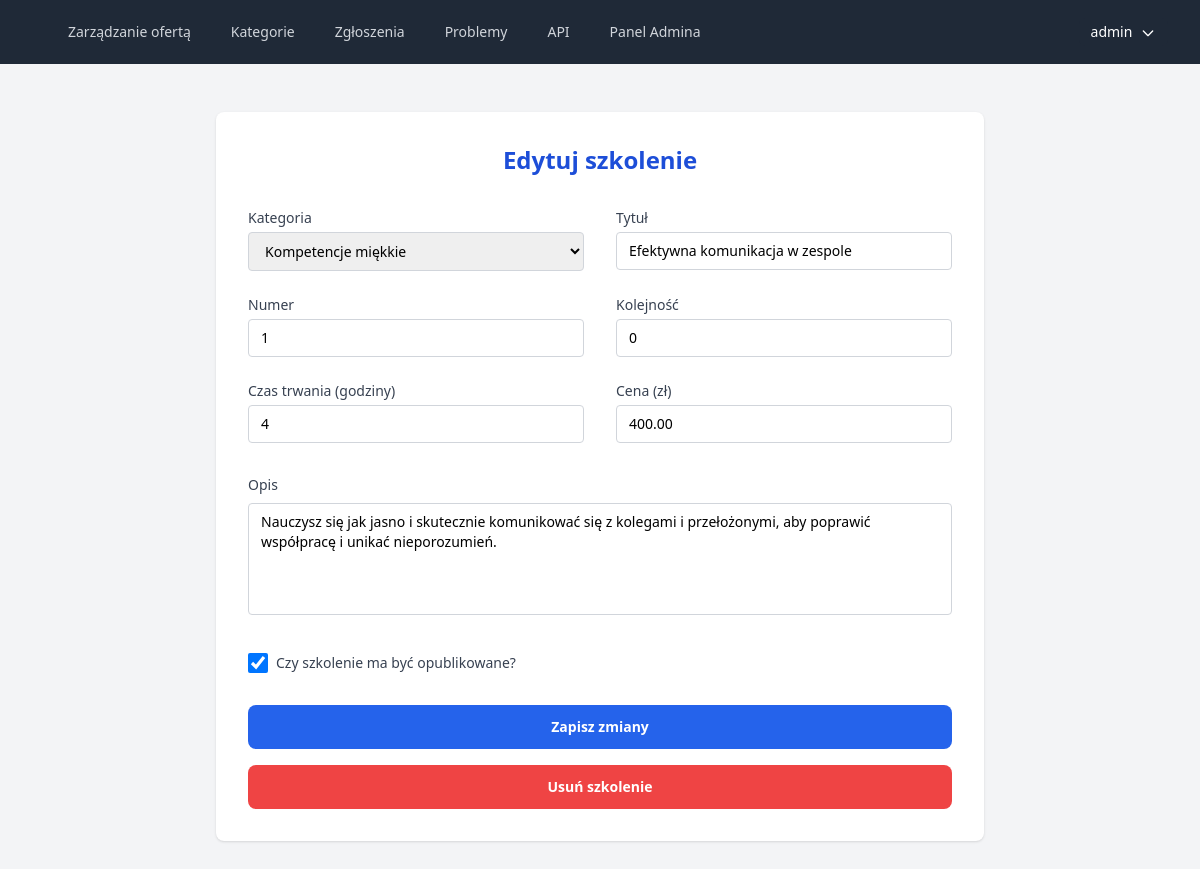
Screenshot of /offer-mng/course-edit/1/ (signed in) with the database file from the repository.
### offer_panel/models.py (models this page shows, shortened)
class Course(models.Model):
    category = models.ForeignKey(
        Category, on_delete=models.CASCADE, related_name="courses"
    )
    is_published = models.BooleanField(default=True)
    order = models.PositiveIntegerField(default=0)
    duration_hours = models.PositiveIntegerField()
    number = models.PositiveIntegerField()
    price = models.DecimalField(
        max_digits=10, decimal_places=2, validators=[MinValueValidator(0.01)]
    )
    title = models.CharField(max_length=255)
    description = models.TextField(blank=True)

### offer_panel/views.py (the view)
# urls.py: path("course-edit/<int:course_id>/", views.edit_course, name="edit_course"),
@login_required(login_url="/members/login")
def edit_course(request, course_id):
    course = get_object_or_404(Course, id=course_id)
    if request.method == "POST":
        form = CourseForm(request.POST, instance=course)
        if form.is_valid():
            form.save()
            messages.success(
                request, "Zaktualizowano szkolenie.", extra_tags="message_success"
            )
            return redirect("course_list")
    else:
        form = CourseForm(instance=course)
    return render(request, "edit_course.html", {"form": form, "course": course})

### offer_panel/forms.py
class CourseForm(forms.ModelForm):
    class Meta:
        model = Course
        fields = [
            "category",
            "title",
            "description",
            "number",
            "duration_hours",
            "price",
            "order",
            "is_published",
        ]
        widgets = {
            "category": forms.Select(attrs={"class": "form-control"}),
            "title": forms.TextInput(attrs={"class": "form-control"}),
            "description": forms.Textarea(attrs={"class": "form-control", "rows": 4}),
            "number": forms.TextInput(attrs={"class": "form-control"}),
            "duration_hours": forms.NumberInput(attrs={"class": "form-control"}),
            "price": forms.NumberInput(attrs={"class": "form-control"}),
            "order": forms.NumberInput(attrs={"class": "form-control"}),
            "is_published": forms.CheckboxInput(attrs={"class": "form-check-input"}),
        }

### offer_panel/models.py (called while the page is built)
    def __str__(self):
        return self.name

### offer_panel/templates/edit_course.html (shortened to what this page needs)
{% extends "base.html" %}
{% load static %}
{% load widget_tweaks %}
{% block content %}
    <div class="container mx-auto py-12 px-4">
        <div class="max-w-3xl mx-auto bg-white shadow rounded-lg">
            <div class="p-8">
                <h2 class="text-2xl font-semibold mb-8 text-center text-blue-700">Edytuj szkolenie</h2>
                <form method="post" class="space-y-8">
                    <div class="grid grid-cols-1 md:grid-cols-2 gap-x-8 gap-y-6">
                        <div>
                            <label for="{{ form.category.id_for_label }}"
                                   class="block text-sm font-medium text-gray-700 mb-1">Kategoria</label>
                            {{ form.category|add_class:"w-full rounded border border-gray-300 px-3 py-2 focus:outline-none focus:ring-2 focus:ring-blue-500 focus:border-blue-500 text-sm" }}
                        </div>
                        <div>
                            <label for="{{ form.title.id_for_label }}"
                                   class="block text-sm font-medium text-gray-700 mb-1">Tytuł</label>
                            {{ form.title|add_class:"w-full rounded border border-gray-300 px-3 py-2 focus:outline-none focus:ring-2 focus:ring-blue-500 focus:border-blue-500 text-sm" }}
                        </div>
                        <div>
                            <label for="{{ form.number.id_for_label }}"
                                   class="block text-sm font-medium text-gray-700 mb-1">Numer</label>
                            {{ form.number|add_class:"w-full rounded border border-gray-300 px-3 py-2 focus:outline-none focus:ring-2 focus:ring-blue-500 focus:border-blue-500 text-sm" }}
                        </div>
                        <div>
                            <label for="{{ form.order.id_for_label }}"
                                   class="block text-sm font-medium text-gray-700 mb-1">Kolejność</label>
                            {{ form.order|add_class:"w-full rounded border border-gray-300 px-3 py-2 focus:outline-none focus:ring-2 focus:ring-blue-500 focus:border-blue-500 text-sm" }}
                        </div>
                        <div>
                            <label for="{{ form.duration_hours.id_for_label }}"
                                   class="block text-sm font-medium text-gray-700 mb-1">Czas trwania (godziny)</label>
                            {{ form.duration_hours|add_class:"w-full rounded border border-gray-300 px-3 py-2 focus:outline-none focus:ring-2 focus:ring-blue-500 focus:border-blue-500 text-sm" }}
                        </div>
                        <div>
                            <label for="{{ form.price.id_for_label }}"
                                   class="block text-sm font-medium text-gray-700 mb-1">Cena (zł)</label>
                            {{ form.price|add_class:"w-full rounded border border-gray-300 px-3 py-2 focus:outline-none focus:ring-2 focus:ring-blue-500 focus:border-blue-500 text-sm"|attr:"step:1" }}
                        </div>
                    </div>
                    <div>
                        <label for="{{ form.description.id_for_label }}"
                               class="block text-sm font-medium text-gray-700 mb-2">Opis</label>
                        {{ form.description|add_class:"w-full rounded border border-gray-300 px-3 py-2 h-28 resize-none focus:outline-none focus:ring-2 focus:ring-blue-500 focus:border-blue-500 text-sm" }}
                    </div>
                    <div class="flex items-center justify-start space-x-4">
                        <div class="flex items-center">
                            {{ form.is_published|add_class:"h-5 w-5 text-blue-600 focus:ring-blue-500 border-gray-300 rounded" }}
                            <label for="{{ form.is_published.id_for_label }}"
                                   class="ml-2 block text-sm text-gray-700 cursor-pointer select-none">
                                Czy szkolenie ma być opublikowane?
                            </label>
                        </div>
                    </div>
                    <div>
                        <button type="submit"
                                class="w-full bg-blue-600 text-white py-3 rounded-lg font-semibold hover:bg-blue-700 transition text-sm">
                            Zapisz zmiany
                        </button>
                    </div>
                </form>
                <form method="post"
                      action="{% url 'delete_course' course.id %}"
                      id="delete-form"
                      class="mt-4">
                    <button type="button"
                            onclick="confirmDelete()"
                            class="w-full bg-red-500 text-white py-3 rounded-lg font-semibold hover:bg-red-700 transition text-sm">
                        Usuń szkolenie
                    </button>
                </form>
            </div>
        </div>
    </div>
{% endblock %}

### templates/navbar.html (shortened to what this page needs)
<nav class="bg-gray-800">
  <div class="mx-auto max-w-7xl px-2 sm:px-6 lg:px-8">
    <div class="relative flex h-16 items-center justify-between">
      <div class="flex flex-1 items-center justify-center sm:items-stretch sm:justify-start">
        <div class="hidden sm:ml-6 sm:block">
          <div class="flex space-x-4">
            <a href="{% url 'main_panel' %}"
               class="rounded-md px-3 py-2 text-sm font-medium {% if request.resolver_match.url_name == 'main_panel' %}bg-gray-900 text-white{% else %}text-gray-300 hover:bg-gray-700 hover:text-white{% endif %}"
               aria-current="{% if request.resolver_match.url_name == 'main_panel' %}page{% else %}false{% endif %}">Zarządzanie ofertą</a>
            <a href="{% url 'public_category_list' %}"
               class="rounded-md px-3 py-2 text-sm font-medium {% if request.resolver_match.url_name == 'public_category_list' %}bg-gray-900 text-white{% else %}text-gray-300 hover:bg-gray-700 hover:text-white{% endif %}">Kategorie</a>
            <a href="{% url 'registration_form' %}"
               class="rounded-md px-3 py-2 text-sm font-medium {% if request.resolver_match.url_name == 'registration_form' %}bg-gray-900 text-white{% else %}text-gray-300 hover:bg-gray-700 hover:text-white{% endif %}">Zgłoszenia</a>
            <a href="{% url 'issue_list' %}"
               class="rounded-md px-3 py-2 text-sm font-medium {% if request.resolver_match.url_name == 'issue_list' %}bg-gray-900 text-white{% else %}text-gray-300 hover:bg-gray-700 hover:text-white{% endif %}">Problemy</a>
            <a href="{% url 'api_documentation' %}"
               class="rounded-md px-3 py-2 text-sm font-medium {% if request.resolver_match.url_name == 'api_documentation' %}bg-gray-900 text-white{% else %}text-gray-300 hover:bg-gray-700 hover:text-white{% endif %}">API</a>
            {% if user.is_authenticated and user.is_staff %}
              <a href="/admin/"
                 class="rounded-md px-3 py-2 text-sm font-medium text-gray-300 hover:bg-gray-700 hover:text-white">Panel Admina</a>
            {% endif %}
          </div>
        </div>
      </div>
      <div class="absolute inset-y-0 right-0 flex items-center pr-2 sm:static sm:inset-auto sm:ml-6 sm:pr-0">
        {% if user.is_authenticated %}
          <div class="relative ml-3">
            <div>
              <button type="button"
                      id="user-menu-button"
                      class="relative rounded-md bg-gray-800 px-3 py-1 text-sm font-medium text-white hover:bg-gray-700 focus:ring-2 focus:ring-white focus:ring-offset-2 focus:ring-offset-gray-800 focus:outline-hidden"
                      aria-expanded="false"
                      aria-haspopup="true">
                {{ user.username }}
                <svg id="user-menu-arrow"
                     class="inline-block ml-1 w-4 h-4 text-white transition-transform duration-200"
                     fill="none"
                     stroke="currentColor"
                     stroke-width="2"
                     viewBox="0 0 24 24"
                     aria-hidden="true">
                  <path stroke-linecap="round" stroke-linejoin="round" d="M19 9l-7 7-7-7" />
                </svg>
              </button>
            </div>
          </div>
        {% endif %}
      </div>
    </div>
  </div>
</nav>

### rows the page displays
Course: category "Kompetencje miękkie", title "Efektywna komunikacja w zespole", number "1", order "0", duration_hours "4", price "400.00", description "Nauczysz się jak jasno i skutecznie komunikować się z kolegami i przełożonymi, aby poprawić współpracę i unikać nieporozumień.", is_published "☑"

### other values shown
{{ user.username }} "admin"
